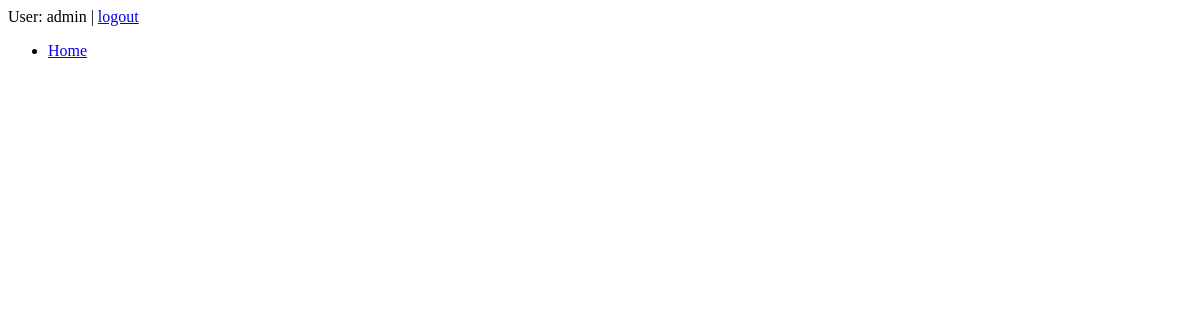
The page /book/view_my_reviews/ (signed in) on the database as committed earlier.
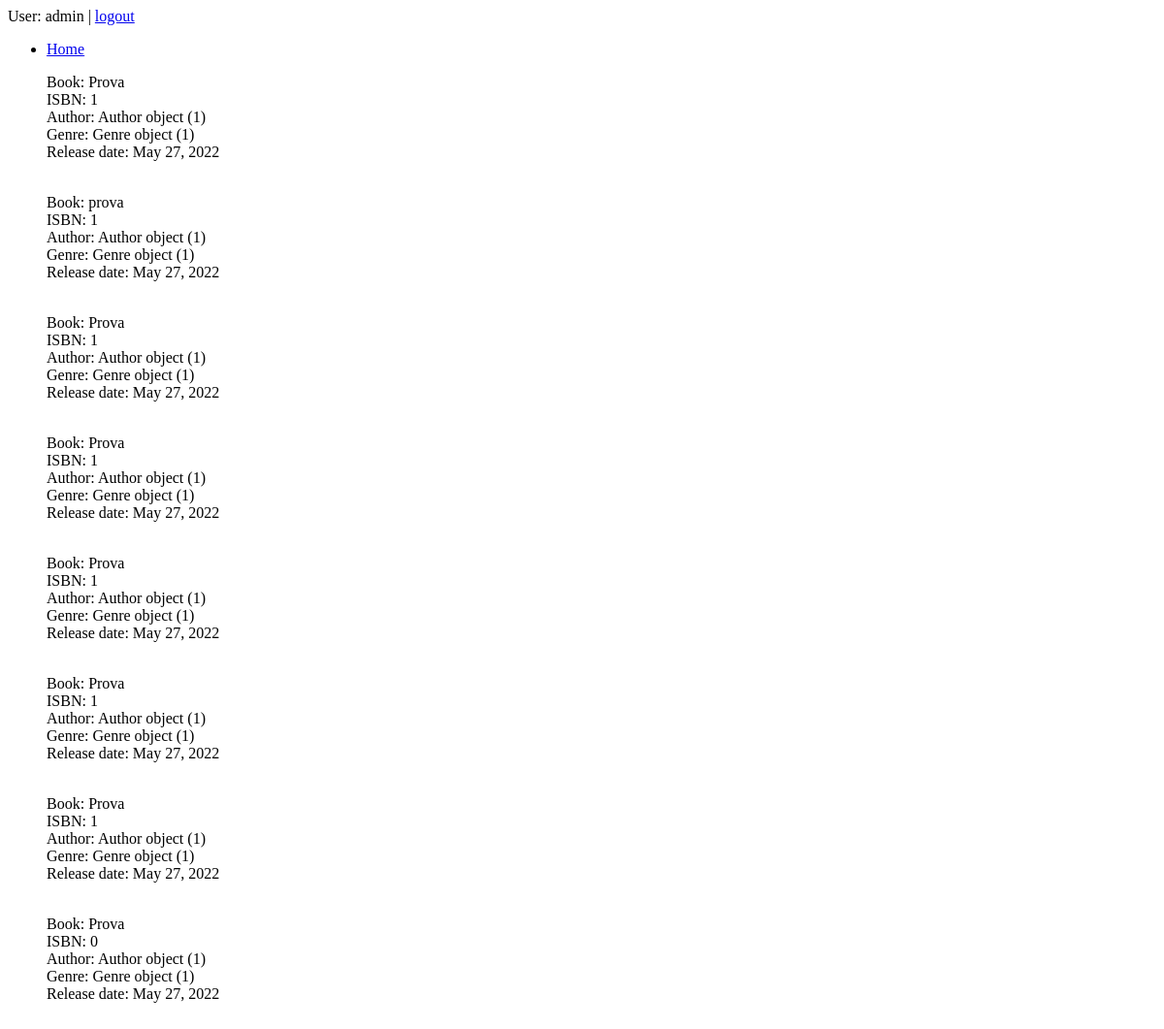
The same page on the database as committed later.
### BoogeyBookAPP/models.py (models this page shows, shortened)
class BookRead(models.Model):
    name = models.CharField(max_length=100)
    score = models.IntegerField(default=0)
    user = models.ForeignKey(User, default=1, on_delete=models.CASCADE)
    ISBN = models.CharField(max_length=20, default=0)
    author = models.ForeignKey(Author, related_name='authors', on_delete=models.CASCADE, null=True)
    genre = models.ForeignKey(Genre, related_name='genres', on_delete=models.CASCADE, null=True)
    release_date = models.DateField(default=date.today)

class Author(models.Model):
    author_id = models.AutoField(primary_key=True)
    name = models.CharField(max_length=20)

class Genre(models.Model):
    genre_id = models.AutoField(primary_key=True)
    name = models.CharField(max_length=20)

### BoogeyBookAPP/views.py (the view)
# urls.py: path('view_my_reviews/', views.my_reviews),
@login_required(login_url='/login/')
def my_reviews(request):
    all_entries = BookRead.objects.all()
    return render(request, "booksearch.html", {"books": all_entries})

### BoogeyBookAPP/templates/booksearch.html
{% extends "base.html" %}
{% if books %}
    {% block content %}
        {% for book in books %}
        <ul style="list-style-type:none;">
            <li>
                <a>Book: {{ book.name }}</a><br>
                <a>ISBN: {{ book.ISBN }}</a><br>
                <a>Author: {{ book.author }}</a><br>
                <a>Genre: {{ book.genre }}</a><br>
                <a>Release date: {{ book.release_date }}</a><br>
            </li>
            <br>
        </ul>
        {% endfor %}
    {% endblock %}
{% else %}
    <p>No book entered.</p>
{% endif %}

### BoogeyBookAPP/templates/base.html (shortened to what this page needs)
<html lang="en">
<head>
    <link rel="stylesheet"
          href="https://code.jquery.com/ui/1.12.1/themes/smoothness/jquery-ui.css"/>
</head>
<body>
<div id="header">
    {% block header %}
        {% if user.is_authenticated %}
            <p>User: {{ user.username }} | <a href="{% url 'logout' %}?next={{ request.path }}">logout</a></p>
        {% else %}
            <p><a href="{% url 'login' %}?next={{ request.path }}">login</a></p>
        {% endif %}
    {% endblock %}
</div>
<div id="sidebar">
    {% block sidebar %}
        <ul>
            <li><a href="/home/">Home</a></li>
        </ul>
    {% endblock %}
</div>
<div id="content">
    {% block content %}{% endblock %}
</div>
</body>
</html>

Rows that differ between the two databases and show on the page:
added BookRead: name "Prova", ISBN "1", author "Author object (1)", genre "Genre object (1)", release_date "May 27, 2022"
added BookRead: name "prova", ISBN "1", author "Author object (1)", genre "Genre object (1)", release_date "May 27, 2022"
added BookRead: name "Prova", ISBN "1", author "Author object (1)", genre "Genre object (1)", release_date "May 27, 2022"
added BookRead: name "Prova", ISBN "1", author "Author object (1)", genre "Genre object (1)", release_date "May 27, 2022"
added BookRead: name "Prova", ISBN "1", author "Author object (1)", genre "Genre object (1)", release_date "May 27, 2022"
added BookRead: name "Prova", ISBN "1", author "Author object (1)", genre "Genre object (1)", release_date "May 27, 2022"
added BookRead: name "Prova", ISBN "1", author "Author object (1)", genre "Genre object (1)", release_date "May 27, 2022"
added BookRead: name "Prova", ISBN "0", author "Author object (1)", genre "Genre object (1)", release_date "May 27, 2022"
